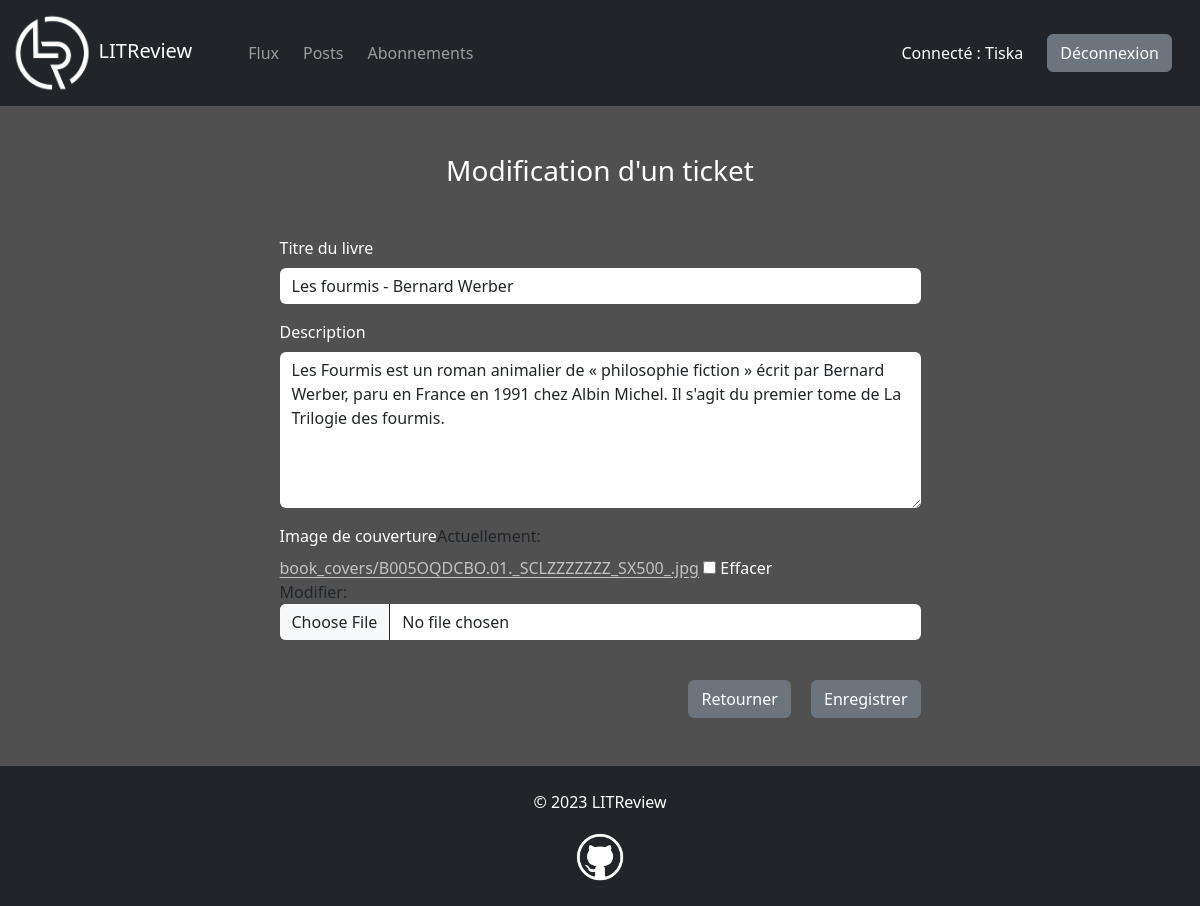
Screenshot of /ticket/16/modifier/ (signed in) with the database file from the repository.
### accounts/models.py (models this page shows)
class User(AbstractUser):
    pass

### reviews/models.py (models this page shows, shortened)
class Ticket(models.Model):
    user = models.ForeignKey(to=settings.AUTH_USER_MODEL, on_delete=models.CASCADE)
    title = models.CharField(max_length=128)
    description = models.TextField(max_length=2048, blank=True)
    image = models.ImageField(null=True, blank=True, upload_to="book_covers")
    time_created = models.DateTimeField(auto_now_add=True)

### reviews/views.py (the view)
# urls.py: path("ticket/<int:ticket_id>/modifier/", views.update_ticket, name="update_ticket"),
@login_required
def update_ticket(request, ticket_id):
    ticket = get_object_or_404(Ticket, pk=ticket_id)
    if request.user != ticket.user:
        raise PermissionDenied()
    ticket_form = UpdateTicketForm(instance=ticket)
    if request.method == "POST":
        ticket_form = UpdateTicketForm(request.POST, request.FILES, instance=ticket)
        if ticket_form.is_valid():
            ticket.save()
            return redirect("posts")
    context = {"ticket_form": ticket_form, "ticket": ticket}
    return render(request, "reviews/ticket_form.html", context)

### reviews/forms.py
class UpdateTicketForm(CreateTicketForm):
    def __init__(self, *args, **kwargs):
        super(CreateTicketForm, self).__init__(*args, **kwargs)
        self.fields["title"].widget.attrs["placeholder"] = ""
        self.fields["description"].widget.attrs["placeholder"] = ""

### reviews/templates/reviews/ticket_form.html (shortened to what this page needs)
{% extends "base.html" %}
{% load bootstrap5 %}
{% block content %}
<div class="row justify-content-center">
    <div class="col-md-9 col-lg-8 col-xl-7 col-xxl-6">
        <h3 class="text-center text-white mb-5">
            {% if ticket %}Modification d'un ticket{% else %}Nouveau ticket{% endif %}
        </h3>
        <form method="POST" enctype="multipart/form-data">
            {% bootstrap_form ticket_form bound_css_class="" %}
            <div class="text-center text-sm-end">
                {% if ticket %}
                <a class="btn btn-secondary mt-4 me-3" href="{% url 'posts' %}">Retourner</a>
                {% else %}
                <a class="btn btn-secondary mt-4 me-3" href="{% url 'feed' %}">Retourner</a>
                {% endif %}
                <button class="btn btn-secondary mt-4" type="submit">
                    {% if ticket %}Enregistrer{% else %}Créer{% endif %}
                </button>
            </div>
        </form>
    </div>
</div>
{% endblock content %}

### templates/base.html (shortened to what this page needs)
<!DOCTYPE html>
{% load static %}
<html lang="fr">
<head>
    <link
    href="https://cdn.jsdelivr.net/npm/bootstrap@5.3.0-alpha1/dist/css/bootstrap.min.css"
    rel="stylesheet"
>
    <link rel="stylesheet" href="{% static 'css/style.css' %}">
</head>
<body>
    <div id="main-container">
        <nav class="navbar navbar-dark bg-dark navbar-expand-lg" data-bs-theme="dark">
            <div class="container-fluid">
                <span class="navbar-brand me-5">
                    <img id="litreview-logo" src="{% static 'img/logos/litreview-logo.png' %}" alt="logo">
                    LITReview
                </span>
                {% if user.is_authenticated %}
                <div class="collapse navbar-collapse" id="navbar">
                    <ul class="navbar-nav me-auto mb-2 mb-lg-0">
                        <li>
                            <a class="nav-link me-2" href="{% url 'feed' %}">Flux</a>
                        </li>
                        <li>
                            <a class="nav-link me-2" href="{% url 'posts' %}">Posts</a>
                        </li>
                        <li>
                            <a class="nav-link me-2" href="{% url 'subscriptions' %}">Abonnements</a>
                        </li>
                    </ul>
                    <p class="text-white mt-3 me-4">Connecté : {{ user.username }}</p>
                    <a class="btn btn-secondary me-3 my-2" href="{% url 'logout' %}">Déconnexion</a>
                </div>
                {% endif %}
            </div>
        </nav>
        <div class="container mt-5">
            {% block content %}
            {% endblock content %}
        </div>
    </div>
    <footer class="bg-dark mt-5">
        <p class="text-white text-center pt-4">&copy; <span>{% now "Y" %}</span> LITReview</p>
        <p class="text-center">
            <a href="https://github.com/romansainthilaire" target="_blank">
                <img id="github-logo" src="{% static 'img/logos/github-logo.png' %}" alt="">
            </a>
        </p>
    </footer>
</body>
</html>

### static/css/style.css (style rules this page uses)
body { background-color: rgb(80, 80, 80); }
#main-container { min-height: calc(100vh - 140px); }
footer { height: 140px; }
#litreview-logo { max-height: 80px; }
#github-logo { max-height: 50px; margin-top: 2px; margin-bottom: 2px; }
label, input { color: white; }
a { color: rgb(195, 195, 195); text-underline-offset: 3px; }
.form-control, .form-select { border: none; }

### rows the page displays
User: username "Tiska"
Ticket: title "Les fourmis - Bernard Werber", description "Les Fourmis est un roman animalier de « philosophie fiction » écrit par Bernard Werber, paru en France en 1991 chez Albin Michel. Il s'agit du premier tome de La Trilogie des fourmis."
